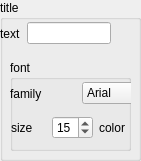
         <widget class="QGroupBox" name="groupBox">
          <property name="geometry">
           <rect>
            <x>150</x>
            <y>30</y>
            <width>141</width>
            <height>161</height>
           </rect>
          </property>
          <property name="title">
           <string>title</string>
          </property>
          <widget class="QGroupBox" name="groupBox_16">
           <property name="geometry">
            <rect>
             <x>10</x>
             <y>60</y>
             <width>121</width>
             <height>91</height>
            </rect>
           </property>
           <property name="title">
            <string>font</string>
           </property>
           <widget class="QWidget" name="layoutWidget_4">
            <property name="geometry">
             <rect>
              <x>0</x>
              <y>20</y>
              <width>205</width>
              <height>27</height>
             </rect>
            </property>
            <layout class="QHBoxLayout" name="horizontalLayout_41">
             <item>
              <widget class="QLabel" name="label_35">
               <property name="text">
                <string>family</string>
               </property>
              </widget>
             </item>
             <item>
              <widget class="QComboBox" name="comboBox_hoverlabel_font_family_3">
               <item>
                <property name="text">
                 <string>Arial</string>
                </property>
               </item>
               <item>
                <property name="text">
                 <string>Balto</string>
                </property>
               </item>
               <item>
                <property name="text">
                 <string>Courier New</string>
                </property>
               </item>
               <item>
                <property name="text">
                 <string>Droid Sans</string>
                </property>
               </item>
               <item>
                <property name="text">
                 <string>Droid  Serif</string>
                </property>
               </item>
               <item>
                <property name="text">
                 <string>Droid Sans Mono</string>
                </property>
               </item>
               <item>
                <property name="text">
                 <string>Gravitas One</string>
                </property>
               </item>
               <item>
                <property name="text">
                 <string>Old Standard TT</string>
                </property>
               </item>
               <item>
                <property name="text">
                 <string>Open Sans</string>
                </property>
               </item>
               <item>
                <property name="text">
                 <string>Overpass</string>
                </property>
               </item>
               <item>
                <property name="text">
                 <string>PT Sans Narrow</string>
                </property>
               </item>
               <item>
                <property name="text">
                 <string>Raleway</string>
                </property>
               </item>
               <item>
                <property name="text">
                 <string>Times New Roman</string>
                </property>
               </item>
              </widget>
             </item>
            </layout>
           </widget>
           <widget class="QWidget" name="layoutWidget_5">
            <property name="geometry">
             <rect>
              <x>1</x>
              <y>51</y>
              <width>209</width>
              <height>33</height>
             </rect>
            </property>
            <layout class="QHBoxLayout" name="horizontalLayout_42">
             <item>
              <widget class="QLabel" name="label_36">
               <property name="text">
                <string>size</string>
               </property>
              </widget>
             </item>
             <item>
              <widget class="QSpinBox" name="spinBox_hoverlabel_font_size_3">
               <property name="minimum">
                <number>1</number>
               </property>
               <property name="value">
                <number>15</number>
               </property>
              </widget>
             </item>
             <item>
              <widget class="QLabel" name="label_38">
               <property name="text">
                <string>color</string>
               </property>
              </widget>
             </item>
             <item>
              <widget class="QPushButton" name="hoverlabel_font_color_Btn_3">
               <property name="text">
                <string>选择</string>
               </property>
              </widget>
             </item>
            </layout>
           </widget>
          </widget>
          <widget class="QWidget" name="">
           <property name="geometry">
            <rect>
             <x>0</x>
             <y>20</y>
             <width>111</width>
             <height>27</height>
            </rect>
           </property>
           <layout class="QHBoxLayout" name="horizontalLayout_40">
            <item>
             <widget class="QLabel" name="label_9">
              <property name="text">
               <string>text</string>
              </property>
             </widget>
            </item>
            <item>
             <widget class="QLineEdit" name="lineEdit_2"/>
            </item>
           </layout>
          </widget>
         </widget>
